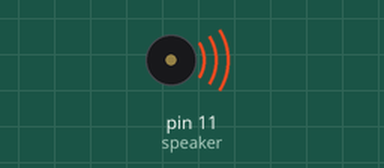
Bench run of a sketch on a simulated Arduino Uno, built with avr-gcc and run on an emulated ATmega328P. Shown: buzzer (waves = sounding).

Above: at 1.1 s.
Timing chart, 0 to 10.4 s (numbered marks = the images above):
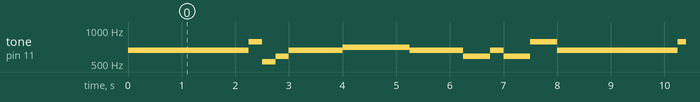

The sketch:

Mckinstry_JingleBells.ino
```cpp
//Kingle Bells w/ PieZO
//Thomas McKinstry


//define speaker port
int speaker =11;

//variables for rythm:

int tempo=1000;
int w=tempo;
int h=w/2;
int q=h/2;
int e=q/2;
int s=e/2;

//variables for pitches

int c4=261;
int d4=293;
int e4=330;
int f4=350;
int g4=392;
int an4=440;
int b4=494;
int c5=523;


//function twinkle 1
void Bells1(){

  int lineANotes[]={e4,e4,e4,e4,e4,e4,e4,g4,c4,d4,e4};
  int lineARythm[]={q,q,h,q,q,h,q,q,q,q,w};

  for(int n=0; n<11; n++){
    tone(speaker, lineANotes[n]*2, lineARythm[n]);
    delay(lineARythm[n]);
  }


}//end bells1


void Bells2(){

  int lineANotes[]={f4,f4,f4,f4,f4,e4,e4,e4,e4,d4,d4,e4,d4,g4};
  int lineARythm[]={q,q,q,q,q,q,q,q,q,q,q,q,h,h};

  for(int n=0; n<14; n++){
    tone(speaker, lineANotes[n]*2, lineARythm[n]);
    delay(lineARythm[n]);
  }
}//end for

//function line 3
void Bells3(){

  int lineANotes[]={e4,e4,e4,e4,e4,e4,e4,g4,c4,d4,e4};
  int lineARythm[]={q,q,h,q,q,h,q,q,q,q,w};

  for(int n=0; n<11; n++){
    tone(speaker, lineANotes[n]*2, lineARythm[n]);
    delay(lineARythm[n]);
  }


}//end bells3

    void Bells4(){

  int lineANotes[]={f4,f4,f4,f4,f4,e4,e4,e4,g4,g4,f4,d4,c4};
  int lineARythm[]={q,q,q,q,q,q,q,q,q,q,q,q,w};

  for(int n=0; n<13; n++){
    tone(speaker, lineANotes[n]*2, lineARythm[n]);
    delay(lineARythm[n]);
  }
}//end for


void setup(){

  //set speaker pin ot output
  pinMode(speaker,OUTPUT);


}//end setup


void loop(){
  //scaleUp();
  Bells1();
  Bells2();
  Bells3();
  Bells4();

}//end loop
```

Measured:
- by itself, tone on pin 11 (speaker): plays 660 Hz for 2.3 s, 784 Hz for 0.25 s, 522 Hz for 0.25 s, 586 Hz for 0.25 s, 660 Hz for 1.0 s, 700 Hz for 1.3 s … (177 notes in this stretch)
